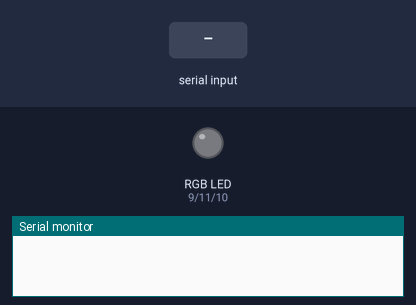
A sketch run on a simulated Arduino Uno, built with avr-gcc and run on an emulated ATmega328P. Parts: an RGB LED mixed from three pins (HIGH = lit), the last lines printed to the serial monitor. The test bench sets the inputs (shaded band). Dim RGB values are drawn brighter than linear.

Above: at 1.2 s.
1.3 s: "red\n" received over Serial
At 2.2 s:
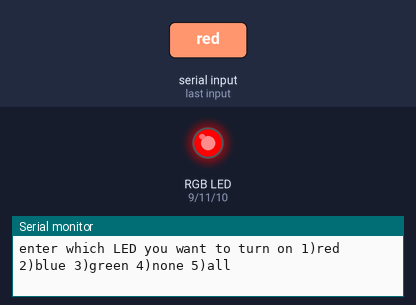
2.8 s: "blue\n" received over Serial
At 3.4 s:
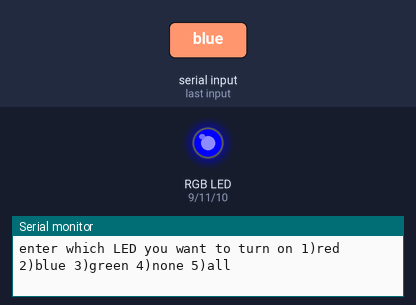
4.3 s: "green\n" received over Serial
At 5.5 s:
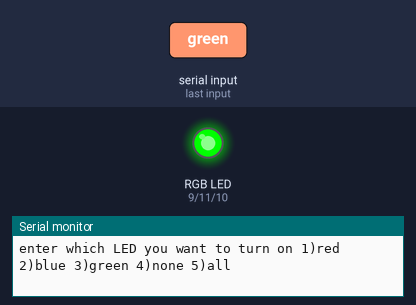
5.8 s: "yellow\n" received over Serial
At 6.9 s:
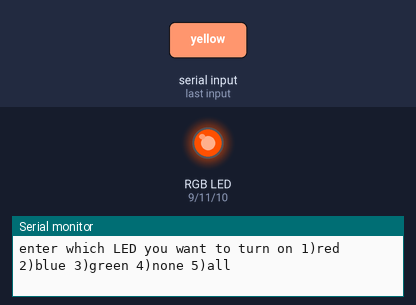
7.3 s: "purple\n" received over Serial
At 8.0 s:
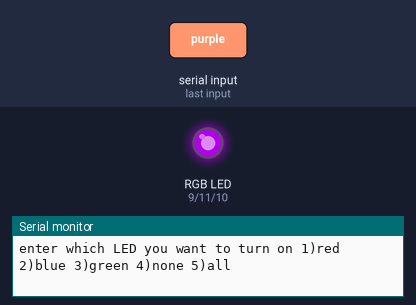
8.8 s: "cyan\n" received over Serial
At 9.1 s:
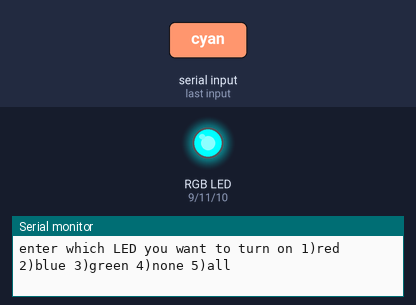
Timing chart, 0 to 11.3 s (numbered marks = the images above; inputs shaded):
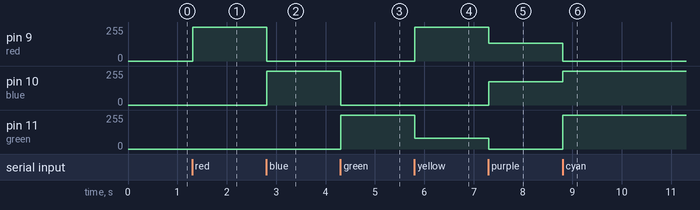

Measured:
- after the input at 1.3 s, pin 9 (red): 0/255 → 255/255 at once
- after the input at 2.8 s, pin 9 (red): 255/255 → 0/255 at once; pin 10 (blue): 0/255 → 255/255 at once
- after the input at 4.3 s, pin 10 (blue): 255/255 → 0/255 at once; pin 11 (green): 0/255 → 255/255 at once
- after the input at 5.8 s, pin 9 (red): 0/255 → 255/255 at once; pin 11 (green): 255/255 → 80/255 at once
- after the input at 7.3 s, pin 9 (red): 255/255 → 133/255 at once; pin 10 (blue): 0/255 → 173/255 at once; pin 11 (green): 80/255 → 0/255 at once
- after the input at 8.8 s, pin 9 (red): 133/255 → 0/255 at once; pin 10 (blue): 173/255 → 255/255 at once; pin 11 (green): 0/255 → 255/255 at once

The sketch:

RGBcolors.ino
```cpp
int red=9;
int blue=10;
int green=11;
String  opt;
void setup() {
pinMode(red,OUTPUT);
pinMode(blue,OUTPUT);
pinMode(green,OUTPUT);
Serial.begin(9600);
}

void loop() {
  while(Serial.available()>0){
Serial.println("enter which LED you want to turn on 1)red 2)blue 3)green 4)none 5)all");
opt=Serial.readStringUntil('\n');
if(opt.equalsIgnoreCase("red")){
  analogWrite(red,255);
  analogWrite(blue,0);
  analogWrite(green,0);
}
if(opt.equalsIgnoreCase("blue")){
  analogWrite(red,0);
  analogWrite(blue,255);
  analogWrite(green,0);
}
if(opt.equalsIgnoreCase("green")){
  analogWrite(red,0);
  analogWrite(blue,0);
  analogWrite(green,255);
}

if(opt.equalsIgnoreCase("yellow")){
      analogWrite(red,255);
  analogWrite(green,80);
  analogWrite(blue,0);
}

if(opt.equalsIgnoreCase("purple")){
    analogWrite(red,133);
  analogWrite(blue,173);
  analogWrite(green,0);
}

if(opt.equalsIgnoreCase("cyan")){
      analogWrite(red,0);
  analogWrite(green,255);
  analogWrite(blue,255);
}

if(opt.equalsIgnoreCase("magenta")){
      analogWrite(red,255);
  analogWrite(green,0);
  analogWrite(blue,255);
}

if(opt.equalsIgnoreCase("lightPink")){
      analogWrite(red,200);
  analogWrite(green,10);
  analogWrite(blue,10);
}

if(opt.equalsIgnoreCase("none")){
  analogWrite(red,0);
  analogWrite(blue,0);
  analogWrite(green,0);
}

if(opt.equalsIgnoreCase("all")){
    analogWrite(red,255);
  analogWrite(blue,255);
  analogWrite(green,255);
}

  }
}
```
